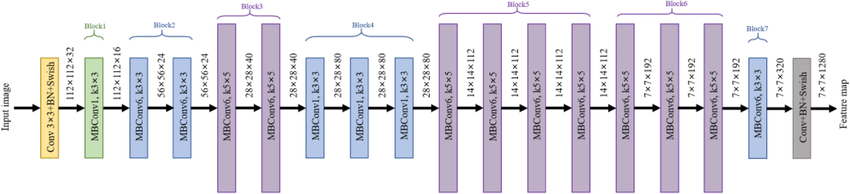
#> input picture sup_imgs/EfficientNet-B0.png, 850 x 194 px
$ python -i binarize.py   (imports and definitions only)
#> lines starting #> are read from the running program, lines starting #| are printed output that depends on the picture; after the words box and inside, x2 and y2 are one past the last pixel; in counts of white or black regions, pixels touching at a corner belong together
from pathlib import Path
from typing import Dict
import cv2
import numpy as np
import pandas as pd
from tqdm import tqdm

def binarize_variants(gray: np.ndarray) -> Dict[str, np.ndarray]:
    """Return multiple binarized candidates as 0/255 images with text=255 (white)."""
    if gray.dtype != np.uint8:
        gray = cv2.normalize(gray, None, 0, 255, cv2.NORM_MINMAX).astype(np.uint8)
    g = cv2.medianBlur(gray, 3)

    _, bw_otsu = cv2.threshold(g, 0, 255, cv2.THRESH_BINARY + cv2.THRESH_OTSU)
    bw_ad_mean = cv2.adaptiveThreshold(g, 255, cv2.ADAPTIVE_THRESH_MEAN_C, cv2.THRESH_BINARY, 35, 10)
    bw_ad_gauss = cv2.adaptiveThreshold(g, 255, cv2.ADAPTIVE_THRESH_GAUSSIAN_C, cv2.THRESH_BINARY, 35, 10)

    return {
        "otsu": 255 - bw_otsu,
        "adaptive_mean": 255 - bw_ad_mean,
        "adaptive_gaussian": 255 - bw_ad_gauss,
    }

# [116 lines left out: functions _connected_components_stats, bin_metrics, _border_foreground_ratio, choose_best, run_binarization_from_ingest, not called in this run]

>>> import cv2
>>> picture = cv2.imread('../sup_imgs/EfficientNet-B0.png', cv2.IMREAD_GRAYSCALE)
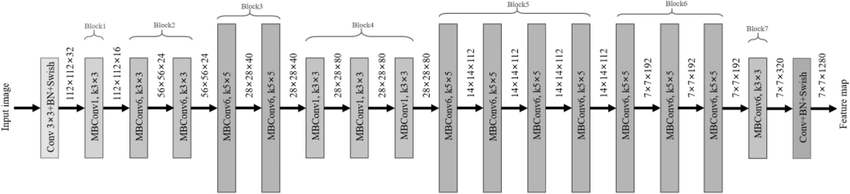
#> picture: shape (194, 850); min 0, max 255, mean 225.3
>>> result = binarize_variants(picture)
#> in binarize_variants, `g = cv2.medianBlur(gray, 3)`:
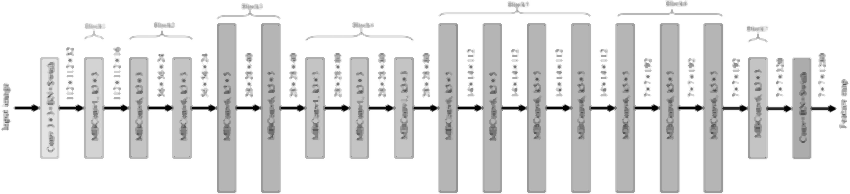
#> g: shape (194, 850); min 0, max 255, mean 227.7
#> in binarize_variants, `_, bw_otsu = cv2.threshold(g, 0, 255, cv2.THRESH_BINARY + cv2.THRESH_O..`:
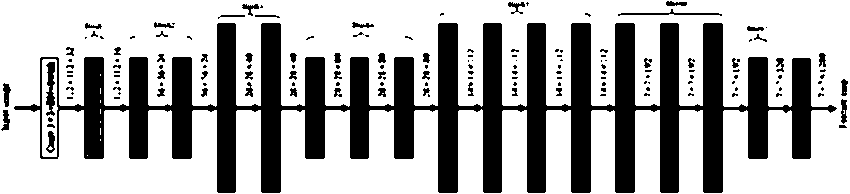
#> bw_otsu: shape (194, 850); 68% white; 158 black regions (102 under 20 px), largest, box (x1, y1, x2, y2) and area: (14, 23, 837, 193) 48425, (46, 62, 55, 116) 326, (618, 9, 722, 16) 211
#> in binarize_variants, `bw_ad_mean = cv2.adaptiveThreshold(g, 255, cv2.ADAPTIVE_THRESH_MEAN_C,..`:
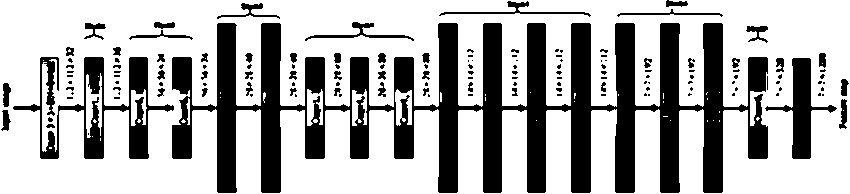
#> bw_ad_mean: shape (194, 850); 69.3% white; 145 black regions (92 under 20 px), largest, box (x1, y1, x2, y2) and area: (172, 23, 768, 193) 38931, (13, 57, 174, 159) 4544, (765, 58, 837, 159) 2037
#> in binarize_variants, `bw_ad_gauss = cv2.adaptiveThreshold(g, 255, cv2.ADAPTIVE_THRESH_GAUSSI..`:
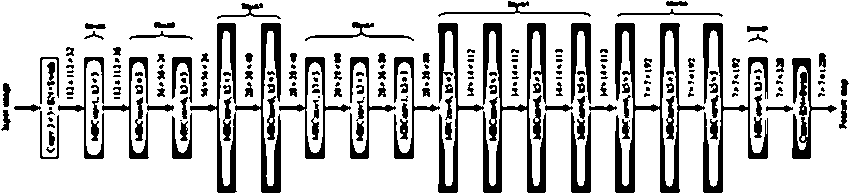
#> bw_ad_gauss: shape (194, 850); 79.2% white; 229 black regions (83 under 20 px), largest, box (x1, y1, x2, y2) and area: (615, 23, 705, 193) 3569, (483, 23, 546, 193) 3408, (703, 23, 768, 193) 2394
#> result = 3 items

$ run again, on sup_imgs/EfficientNet.png
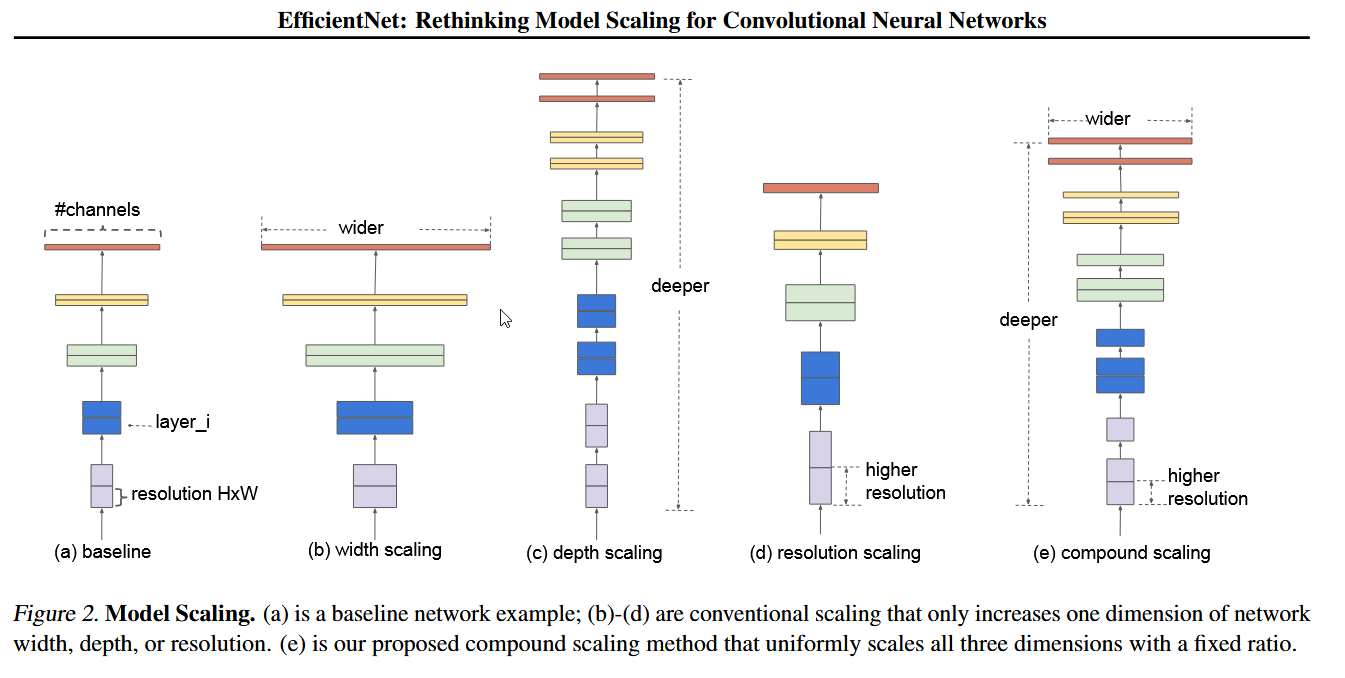
#> input picture sup_imgs/EfficientNet.png, 1345 x 678 px
#> in binarize_variants, `_, bw_otsu = cv2.threshold(g, 0, 255, cv2.THRESH_BINARY + cv2.THRESH_O..`:
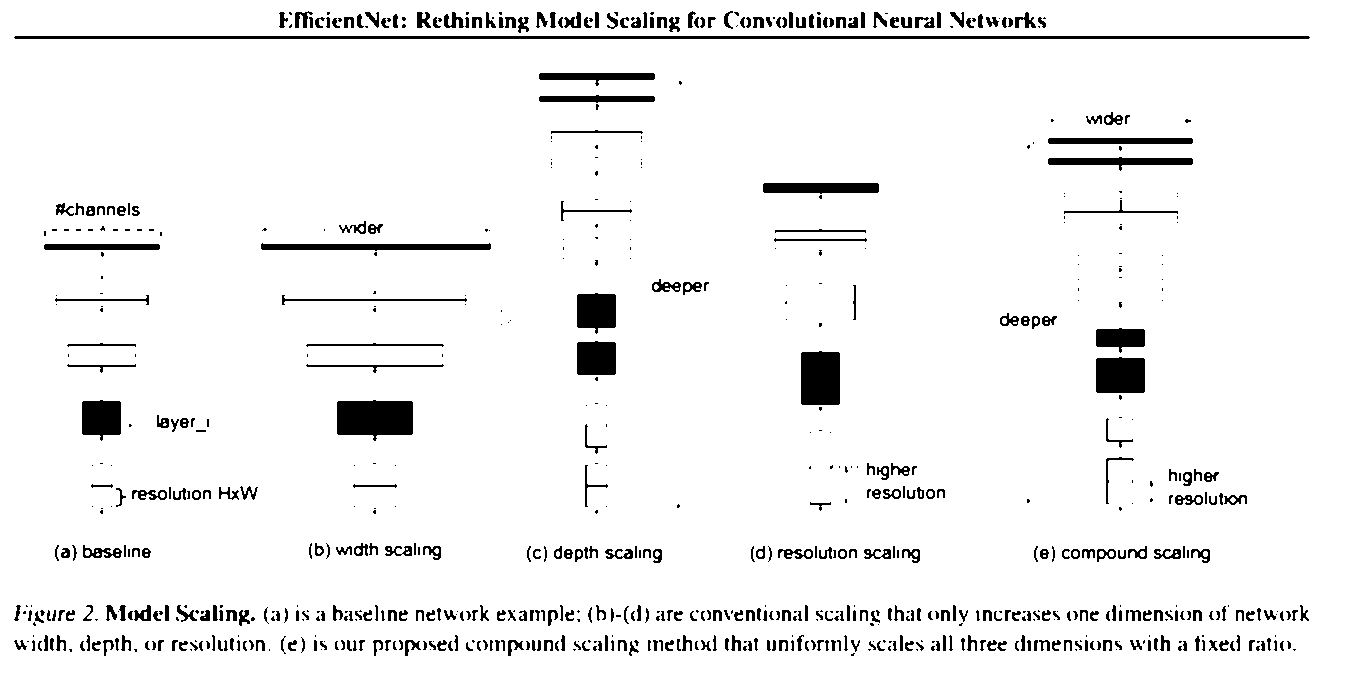
#> bw_otsu: shape (678, 1345); 94.5% white; 769 black regions (297 under 20 px), largest, box (x1, y1, x2, y2) and area: (14, 36, 1310, 39) 3884, (337, 400, 413, 441) 2600, (801, 351, 840, 405) 2066
#> bw_ad_mean: shape (678, 1345); 92.1% white; 660 black regions (289 under 20 px), largest, box (x1, y1, x2, y2) and area: (13, 36, 1310, 39) 3887, (336, 400, 414, 539) 3803, (282, 272, 468, 306) 1986
#> in binarize_variants, `bw_ad_gauss = cv2.adaptiveThreshold(g, 255, cv2.ADAPTIVE_THRESH_GAUSSI..`:
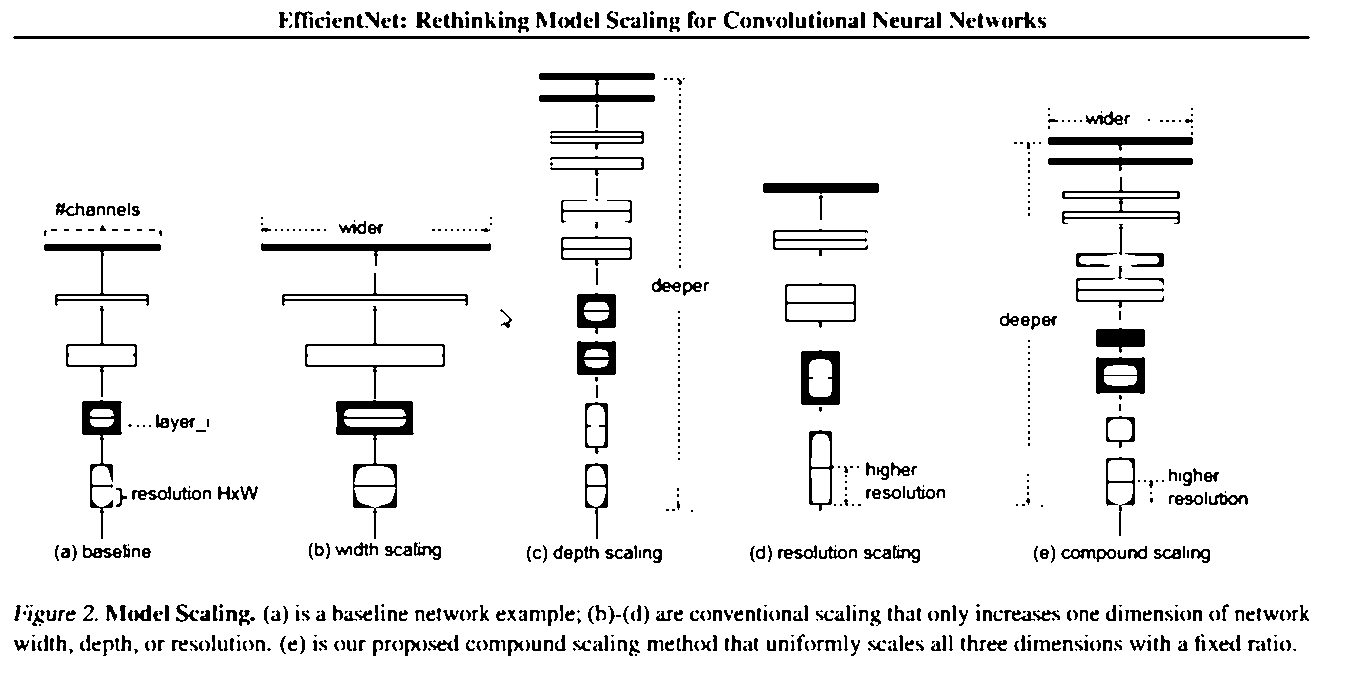
#> bw_ad_gauss: shape (678, 1345); 93.6% white; 754 black regions (303 under 20 px), largest, box (x1, y1, x2, y2) and area: (13, 36, 1310, 39) 3887, (336, 400, 414, 539) 2380, (539, 73, 655, 103) 1657
#> result = 3 items

$ run again, on sup_imgs/EfficientNet_1.png
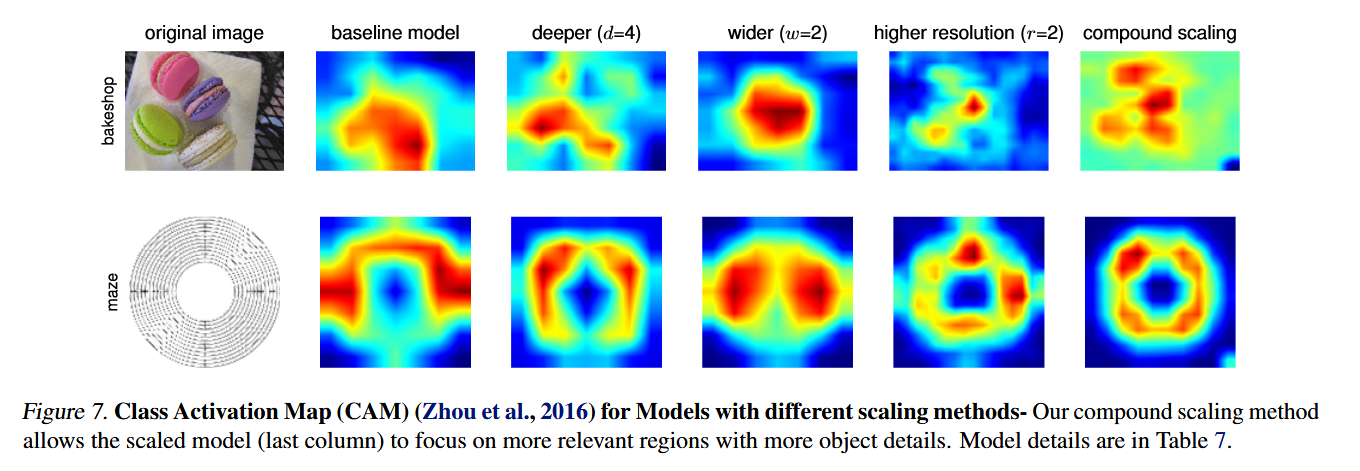
#> input picture sup_imgs/EfficientNet_1.png, 1360 x 471 px
#> in binarize_variants, `_, bw_otsu = cv2.threshold(g, 0, 255, cv2.THRESH_BINARY + cv2.THRESH_O..`:
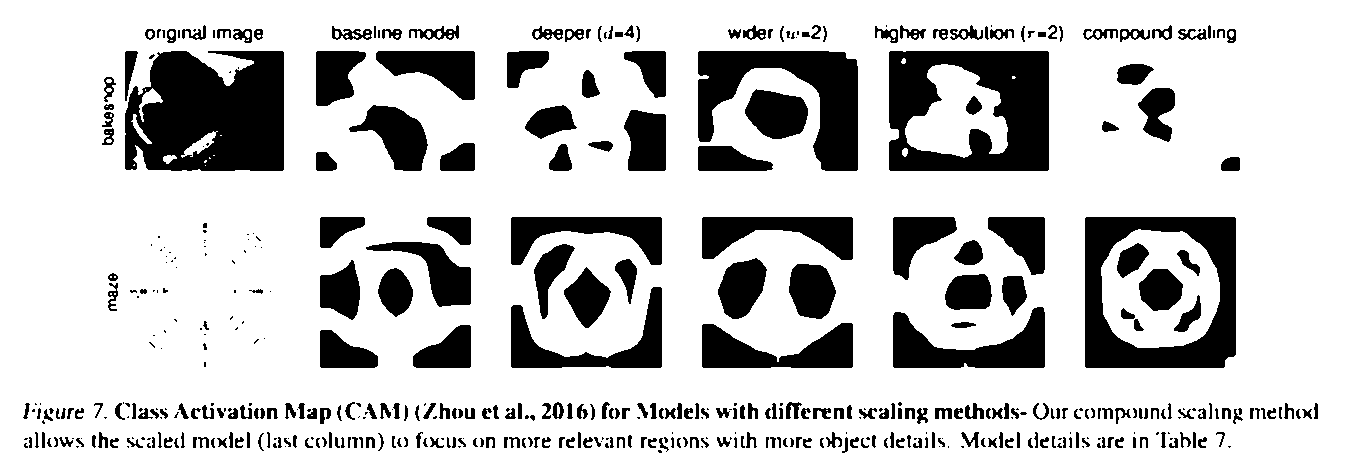
#> bw_otsu: shape (471, 1360); 78.6% white; 505 black regions (158 under 20 px), largest, box (x1, y1, x2, y2) and area: (125, 51, 284, 171) 15854, (889, 51, 1049, 171) 13048, (1085, 217, 1236, 368) 11031
#> bw_ad_mean: shape (471, 1360); 78.3% white; 640 black regions (311 under 20 px), largest, box (x1, y1, x2, y2) and area: (1085, 217, 1236, 368) 9972, (889, 51, 1049, 171) 9609, (698, 51, 858, 171) 9180
#> in binarize_variants, `bw_ad_gauss = cv2.adaptiveThreshold(g, 255, cv2.ADAPTIVE_THRESH_GAUSSI..`:
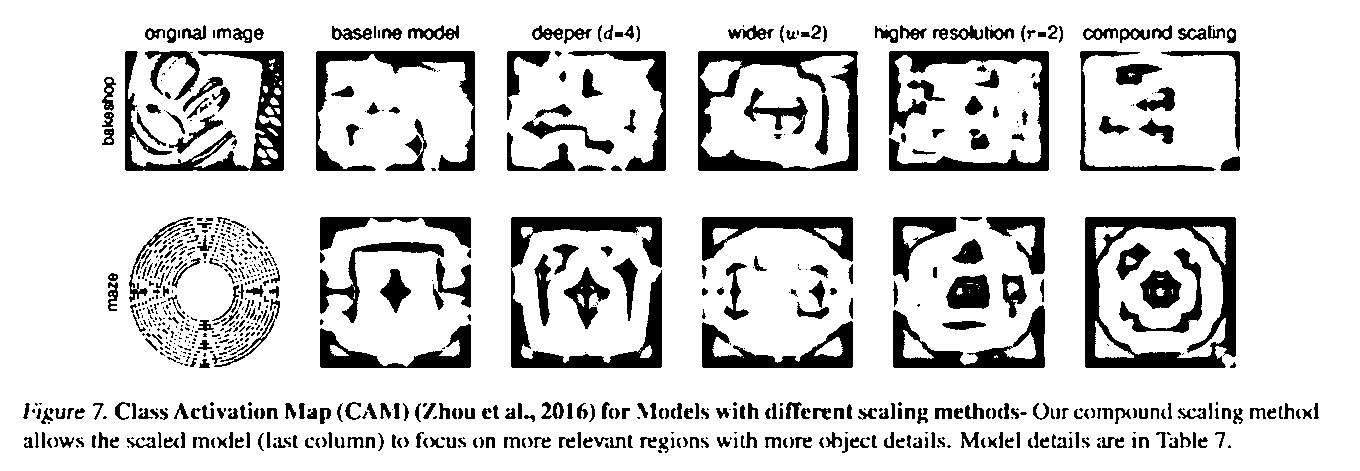
#> bw_ad_gauss: shape (471, 1360); 83.8% white; 858 black regions (440 under 20 px), largest, box (x1, y1, x2, y2) and area: (1085, 217, 1236, 368) 7551, (511, 217, 662, 368) 6791, (698, 51, 858, 171) 5748
#> result = 3 items

$ run again, on sup_imgs/FedeNetTiny.arch.png
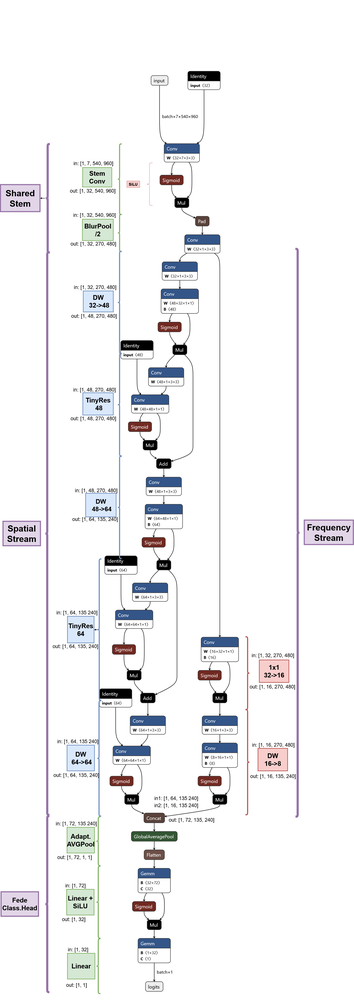
#> input picture sup_imgs/FedeNetTiny.arch.png, 354 x 1000 px, shrunk from 1637 x 4626 before the run
#> in binarize_variants, `_, bw_otsu = cv2.threshold(g, 0, 255, cv2.THRESH_BINARY + cv2.THRESH_O..`:
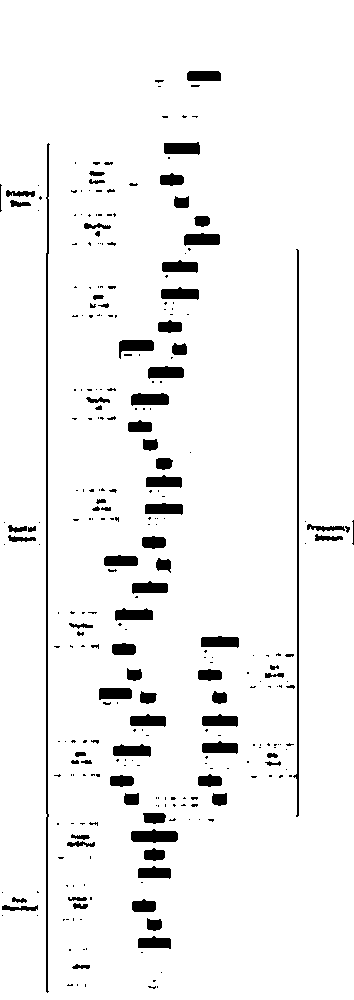
#> bw_otsu: shape (1000, 354); 94.6% white; 302 black regions (207 under 20 px), largest, box (x1, y1, x2, y2) and area: (46, 143, 50, 993) 1701, (293, 249, 299, 817) 1148, (131, 829, 178, 843) 516
#> bw_ad_mean: shape (1000, 354); 91.5% white; 329 black regions (173 under 20 px), largest, box (x1, y1, x2, y2) and area: (45, 143, 50, 993) 2562, (285, 247, 300, 818) 1836, (219, 263, 221, 626) 726
#> in binarize_variants, `bw_ad_gauss = cv2.adaptiveThreshold(g, 255, cv2.ADAPTIVE_THRESH_GAUSSI..`:
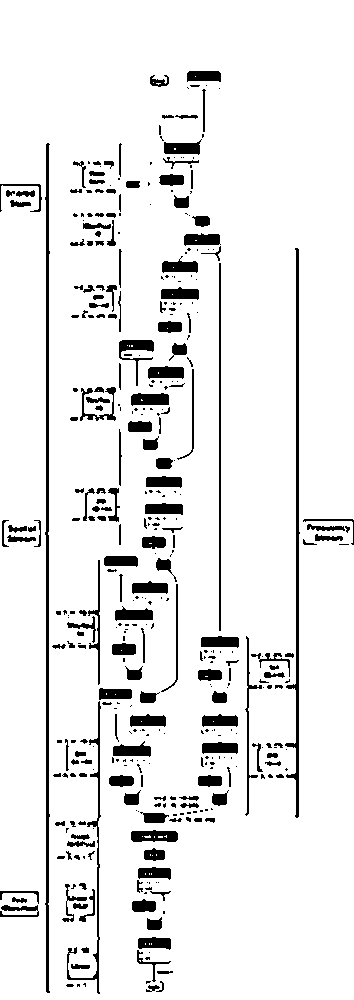
#> bw_ad_gauss: shape (1000, 354); 91.7% white; 404 black regions (208 under 20 px), largest, box (x1, y1, x2, y2) and area: (45, 143, 50, 993) 2560, (285, 248, 300, 818) 1833, (67, 701, 101, 994) 871
#> result = 3 items
